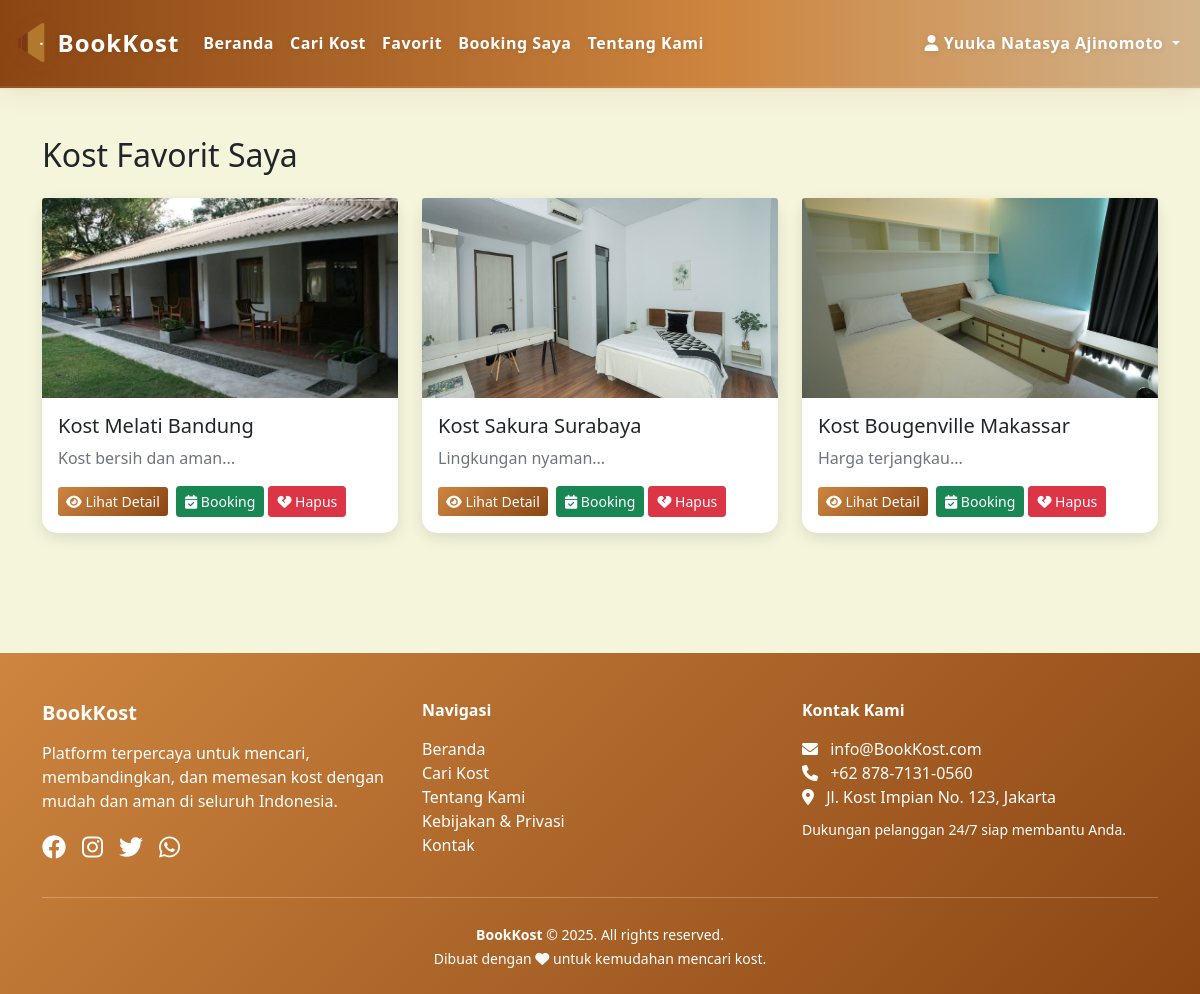
/main.php?page=favorit (signed in), run on the app's committed database.
### tables this page shows
CREATE TABLE `kost` (
  `id` int(11) NOT NULL,
  `owner_id` int(11) DEFAULT NULL,
  `name` varchar(100) NOT NULL,
  `description` text DEFAULT NULL,
  `address` text NOT NULL,
  `price` decimal(10,2) NOT NULL,
  `facilities` text DEFAULT NULL,
  `images` text DEFAULT NULL,
  `status` enum('active','inactive') DEFAULT 'active',
  `created_at` timestamp NOT NULL DEFAULT current_timestamp(),
  `virtual_tour` text DEFAULT NULL
);

### includes/functions.php (called while the page is built, shortened)
<?php
function isLoggedIn() {
    return isset($_SESSION['user_id']);
}

### pages/favorit.php (the view, shortened to what this page needs)
<?php
$user_id = $_SESSION['user_id'];
$fav_stmt = $db->prepare("
    SELECT k.* FROM favorites f
    JOIN kost k ON f.kost_id = k.id
    WHERE f.user_id = :user_id
    ORDER BY f.created_at DESC
");
$fav_stmt->execute([':user_id' => $user_id]);
$favorites = $fav_stmt->fetchAll(PDO::FETCH_ASSOC);
?>
<div class="container py-5">
    <h2 class="mb-4">Kost Favorit Saya</h2>
    <div class="row">
        <?php if ($favorites): ?>
            <?php foreach ($favorites as $kost):
                $kost_image = !empty($kost['images']) ? htmlspecialchars($kost['images']) : 'https://via.placeholder.com/400x250?text=No+Image';
            ?>
            <div class="col-md-4 mb-4">
                <div class="card h-100">
                    <img src="<?php echo $kost_image; ?>" class="card-img-top" alt="Gambar Kost" style="height:200px;object-fit:cover;">
                    <div class="card-body">
                        <h5 class="card-title"><?php echo htmlspecialchars($kost['name']); ?></h5>
                        <p class="card-text text-muted"><?php echo htmlspecialchars(substr($kost['description'], 0, 100)); ?>...</p>
                        <a href="?page=kost_detail&id=<?php echo $kost['id']; ?>" class="btn btn-primary btn-sm">
                            <i class="fas fa-eye"></i> Lihat Detail
                        </a>
                        <?php if (isLoggedIn() && isset($_SESSION['role']) && $_SESSION['role'] === 'user'): ?>
                        <a href="?page=kost_detail&id=<?php echo $kost['id']; ?>#booking" class="btn btn-success btn-sm ms-1">
                            <i class="fas fa-calendar-check"></i> Booking
                        </a>
                        <?php endif; ?>
                        <form method="POST" action="?page=favorit" class="d-inline">
                            <button type="submit" class="btn btn-danger btn-sm" onclick="return confirm('Hapus dari favorit?')">
                                <i class="fas fa-heart-broken"></i> Hapus
                            </button>
                        </form>
                    </div>
                </div>
            </div>
            <?php endforeach; ?>
        <?php endif; ?>
    </div>
</div>
<footer class="mt-5 pt-5 pb-4" style="background: linear-gradient(135deg, #CD853F, #8B4513); color: #fff;">
    <div class="container">
        <div class="row text-center text-md-start">
            <div class="col-md-4 mb-4 mb-md-0">
                <h5 class="fw-bold mb-3">BookKost</h5>
                <p>Platform terpercaya untuk mencari, membandingkan, dan memesan kost dengan mudah dan aman di seluruh Indonesia.</p>
                <div class="d-flex gap-3 justify-content-center justify-content-md-start mt-3">
                    <a href="https://www.facebook.com/profile.php?id=61555856880836" target="_blank" class="text-white fs-4" title="Facebook"><i class="fab fa-facebook"></i></a>
                    <a href="https://instagram.com/couraa0" target="_blank" class="text-white fs-4" title="Instagram"><i class="fab fa-instagram"></i></a>
                    <a href="https://twitter.com/Couraa0" target="_blank" class="text-white fs-4" title="Twitter"><i class="fab fa-twitter"></i></a>
                    <a href="https://wa.me/6287871310560" target="_blank" class="text-white fs-4" title="WhatsApp"><i class="fab fa-whatsapp"></i></a>
                </div>
            </div>
            <div class="col-md-4 mb-4 mb-md-0">
                <h6 class="fw-bold mb-3">Navigasi</h6>
                <ul class="list-unstyled">
                    <li><a href="?page=home" class="text-white text-decoration-none">Beranda</a></li>
                    <li><a href="?page=search" class="text-white text-decoration-none">Cari Kost</a></li>
                    <li><a href="?page=about" class="text-white text-decoration-none">Tentang Kami</a></li>
                    <li><a href="pages/privacy_policy.php" class="text-white text-decoration-none">Kebijakan & Privasi</a></li>
                    <li><a href="https://wa.me/6287871310560" class="text-white text-decoration-none">Kontak</a></li>
                </ul>
            </div>
            <div class="col-md-4">
                <h6 class="fw-bold mb-3">Kontak Kami</h6>
                <ul class="list-unstyled mb-2">
                    <li><i class="fas fa-envelope me-2"></i> <a href="mailto:info@BookKost.com" class="text-white text-decoration-none">info@BookKost.com</a></li>
                    <li><i class="fas fa-phone me-2"></i> <a href="tel:+6287871310560" class="text-white text-decoration-none">+62 878-7131-0560</a></li>
                    <li><i class="fas fa-map-marker-alt me-2"></i> Jl. Kost Impian No. 123, Jakarta</li>
                </ul>
                <small>Dukungan pelanggan 24/7 siap membantu Anda.</small>
            </div>
        </div>
        <hr class="my-4" style="border-color:rgba(255,255,255,0.2);">
        <div class="text-center">
            <small>
                <strong>BookKost</strong> &copy; <?php echo date('Y'); ?>. All rights reserved.<br>
                Dibuat dengan <i class="fas fa-heart text-light"></i> untuk kemudahan mencari kost.
            </small>
        </div>
    </div>
</footer>

### main.php (style rules this page uses)
:root { --cream: #F5F5DC; --light-brown: #D2B48C; --medium-brown: #CD853F; --dark-brown: #8B4513; --darker-brown: #654321; }
body { background-color: var(--cream); font-family: 'Segoe UI', Tahoma, Geneva, Verdana, sans-serif; }
.btn-primary { background: linear-gradient(135deg, var(--medium-brown), var(--dark-brown)); border: none; transition: all 0.3s ease; }
.card { border: none; border-radius: 15px; box-shadow: 0 5px 15px rgba(0,0,0,0.1); transition: all 0.3s ease; }

### data on the page
kost: images (picture), name "Kost Melati Bandung", description "Kost bersih dan aman"
kost: images (picture), name "Kost Sakura Surabaya", description "Lingkungan nyaman"
kost: images (picture), name "Kost Bougenville Makassar", description "Harga terjangkau"

### other printed values
$_SESSION['full_name'] "Yuuka Natasya Ajinomoto"
